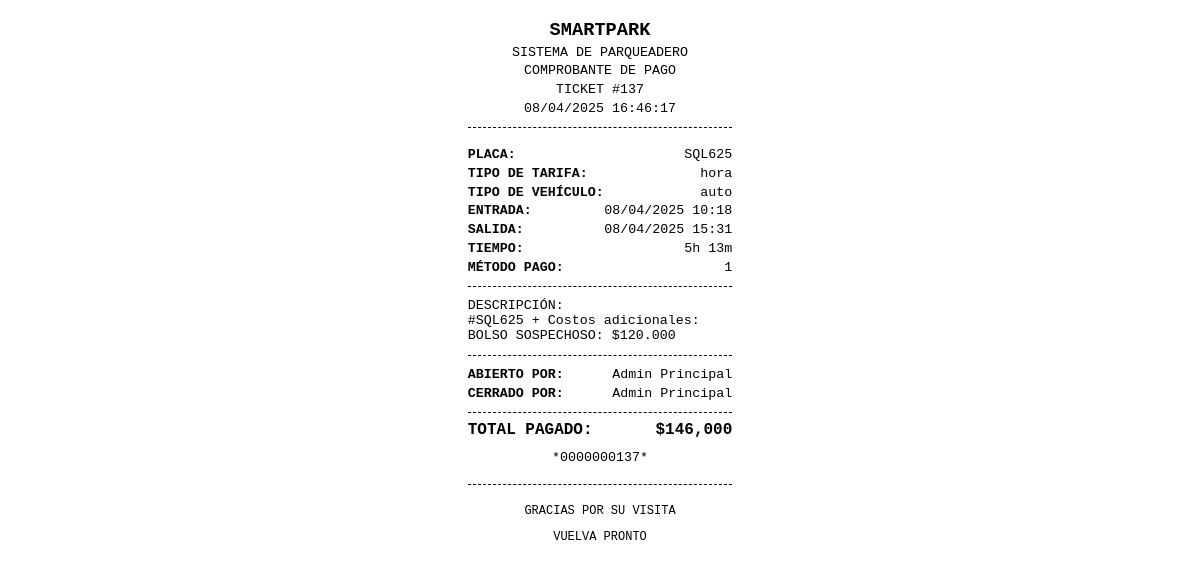
Page /controladores/imprimir_recibo.php?id=137 on the committed database.
### tables this page shows
CREATE TABLE `registros_parqueo` (
  `id_registro` int(11) NOT NULL,
  `id_vehiculo` int(11) NOT NULL,
  `hora_ingreso` datetime NOT NULL,
  `hora_salida` datetime DEFAULT NULL,
  `estado` varchar(50) NOT NULL,
  `total_pagado` int(10) DEFAULT 0,
  `metodo_pago` varchar(100) DEFAULT NULL,
  `descripcion` text NOT NULL,
  `cerrado_por` varchar(100) NOT NULL,
  `abierto_por` varchar(100) NOT NULL,
  `tipo` varchar(20) NOT NULL DEFAULT 'hora',
  `tiempo_horas` float DEFAULT 1,
  `reportado` tinyint(1) DEFAULT 0,
  `id_reporte` varchar(50) DEFAULT NULL
);

CREATE TABLE `vehiculos` (
  `id_vehiculo` int(11) NOT NULL,
  `id_cliente` int(11) DEFAULT NULL,
  `placa` varchar(10) NOT NULL,
  `tipo` varchar(100) NOT NULL,
  `descripcion` varchar(100) DEFAULT NULL
);

### controladores/imprimir_recibo.php (the view, shortened to what this page needs)
<?php
include '../modelo/conexion.php';
$id_recibo = intval($_GET['id']);
$sql = "SELECT r.*, v.placa, v.tipo as tipo_vehiculo
        FROM registros_parqueo r
        LEFT JOIN vehiculos v ON r.id_vehiculo = v.id_vehiculo
        WHERE r.id_registro = ? AND r.estado = 'cerrado'";
$stmt = $conexion->prepare($sql);
$stmt->bind_param("i", $id_recibo);
$stmt->execute();
$resultado = $stmt->get_result();
$recibo = $resultado->fetch_assoc();
$hora_ingreso = new DateTime($recibo['hora_ingreso']);
$hora_salida = new DateTime($recibo['hora_salida']);
$diferencia = $hora_ingreso->diff($hora_salida);
$tiempo_estancia = '';
$tiempo_estancia .= $diferencia->h . 'h ' . $diferencia->i . 'm';
$hora_ingreso_formateada = $hora_ingreso->format('d/m/Y H:i');
$hora_salida_formateada = $hora_salida->format('d/m/Y H:i');
$total_pagado = '$' . number_format($recibo['total_pagado'], 0, '', ',');
?>
<!DOCTYPE html>
<html lang="es">
<head>
</head>
<body>
    <div class="ticket-container">
        <div class="header">
            <h1>SMARTPARK</h1>
            <p>SISTEMA DE PARQUEADERO</p>
            <p>COMPROBANTE DE PAGO</p>
            <p>TICKET #<?php echo $id_recibo; ?></p>
            <p><?php echo date('d/m/Y H:i:s'); ?></p>
        </div>
        <div class="info-item">
            <span class="label">PLACA:</span>
            <span class="value"><?php echo htmlspecialchars($recibo['placa']); ?></span>
        </div>
        <div class="info-item">
            <span class="label">TIPO DE TARIFA:</span>
            <span class="value"><?php echo htmlspecialchars($recibo['tipo']); ?></span>
        </div>
        <div class="info-item">
            <span class="label">TIPO DE VEHÍCULO:</span>
            <span class="value"><?php echo htmlspecialchars($recibo['tipo_vehiculo']); ?></span>
        </div>
        <div class="info-item">
            <span class="label">ENTRADA:</span>
            <span class="value"><?php echo $hora_ingreso_formateada; ?></span>
        </div>
        <div class="info-item">
            <span class="label">SALIDA:</span>
            <span class="value"><?php echo $hora_salida_formateada; ?></span>
        </div>
        <div class="info-item">
            <span class="label">TIEMPO:</span>
            <span class="value"><?php echo $tiempo_estancia; ?></span>
        </div>
        <div class="info-item">
            <span class="label">MÉTODO PAGO:</span>
            <span class="value"><?php echo htmlspecialchars($recibo['metodo_pago']); ?></span>
        </div>
        <?php if (!empty($recibo['descripcion'])): ?>
        <div class="separator"></div>
        <div>
            <div class="label">DESCRIPCIÓN:</div>
            <div class="value"><?php echo nl2br(htmlspecialchars($recibo['descripcion'])); ?></div>
        </div>
        <?php endif; ?>
        <div class="separator"></div>
        <div class="info-item">
            <span class="label">ABIERTO POR:</span>
            <span class="value"><?php echo htmlspecialchars($recibo['abierto_por']); ?></span>
        </div>
        <div class="info-item">
            <span class="label">CERRADO POR:</span>
            <span class="value"><?php echo htmlspecialchars($recibo['cerrado_por']); ?></span>
        </div>
        <div class="total">
            <div class="info-item">
                <span class="label">TOTAL PAGADO:</span>
                <span class="value"><?php echo $total_pagado; ?></span>
            </div>
        </div>
        <div class="barcode">
            <div>*<?php echo str_pad($id_recibo, 10, '0', STR_PAD_LEFT); ?>*</div>
        </div>
        <div class="footer">
            <p>GRACIAS POR SU VISITA</p>
            <p>VUELVA PRONTO</p>
        </div>
    </div>
</body>
</html>

### controladores/imprimir_recibo.php (style rules this page uses)
body { font-family: 'Courier New', monospace; margin: 0; padding: 5mm; font-size: 10pt; width: 70mm; margin: 0 auto; }
.ticket-container { width: 100%; }
.header { text-align: center; margin-bottom: 5mm; border-bottom: 1px dashed #000; padding-bottom: 2mm; }
.header h1 { margin: 0; font-size: 14pt; font-weight: bold; }
.header p { margin: 1mm 0; }
.info-item { margin-bottom: 1mm; display: flex; justify-content: space-between; }
.info-item .label { font-weight: bold; }
.separator { border-top: 1px dashed #000; margin: 3mm 0; }
.total { font-size: 12pt; font-weight: bold; text-align: right; margin-top: 3mm; padding-top: 2mm; border-top: 1px dashed #000; }
.footer { margin-top: 5mm; text-align: center; font-size: 9pt; border-top: 1px dashed #000; padding-top: 2mm; }
.barcode { text-align: center; margin: 3mm 0; }

### rows in the picture
registros_parqueo: id_vehiculo.placa "SQL625", tipo "hora", id_vehiculo.tipo "auto", hora_ingreso "08/04/2025 10:18", hora_salida "08/04/2025 15:31", tiempo_estancia "5h 13m", metodo_pago "1", descripcion "#SQL625 + Costos adicionales: BOLSO SOSPECHOSO: $120.000", abierto_por "Admin Principal", cerrado_por "Admin Principal", total_pagado "$146,000"

### other values in the picture
$id_recibo "137"
str_pad($id_recibo, 10, '0', STR_PAD_LEFT) "0000000137"
